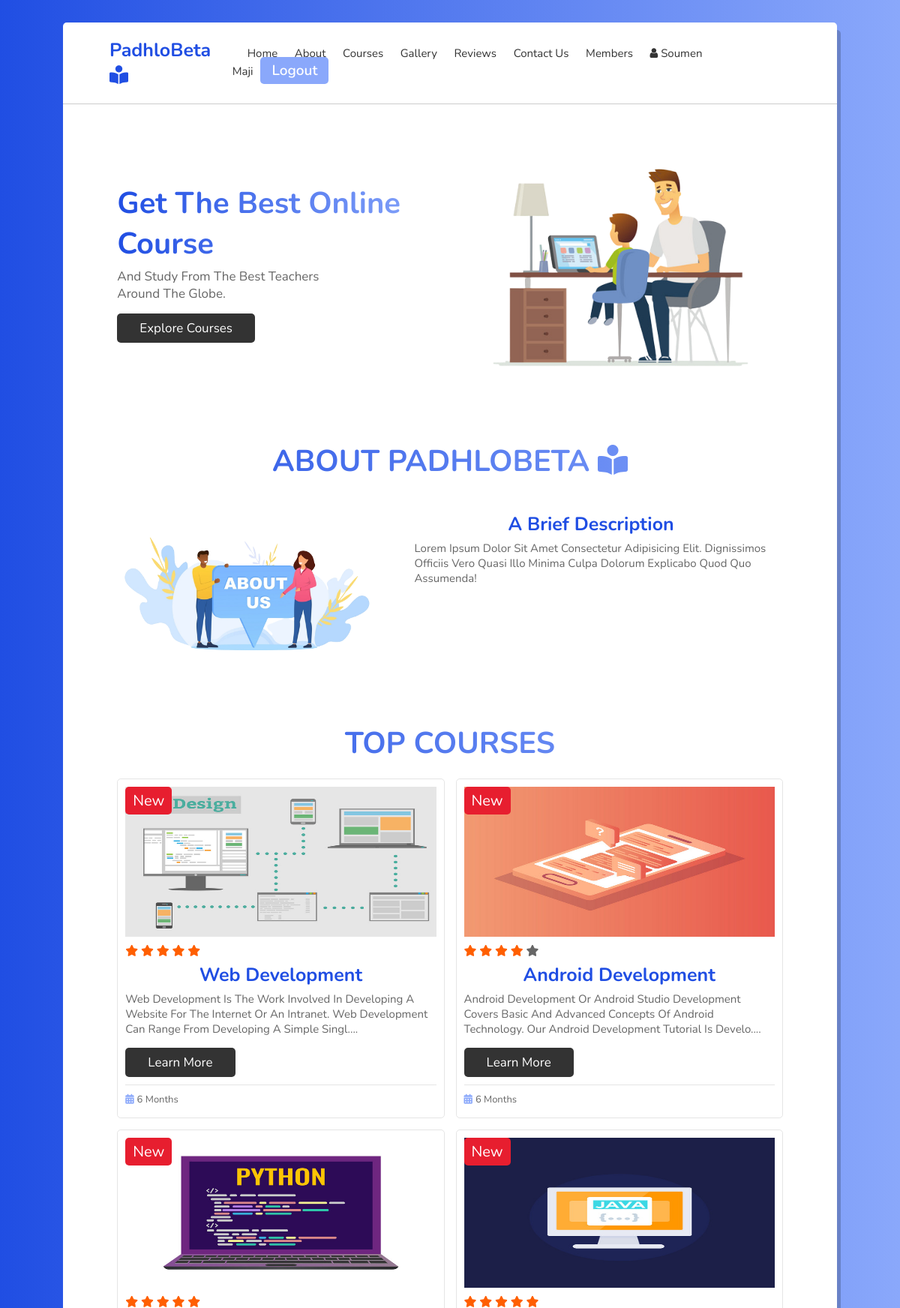
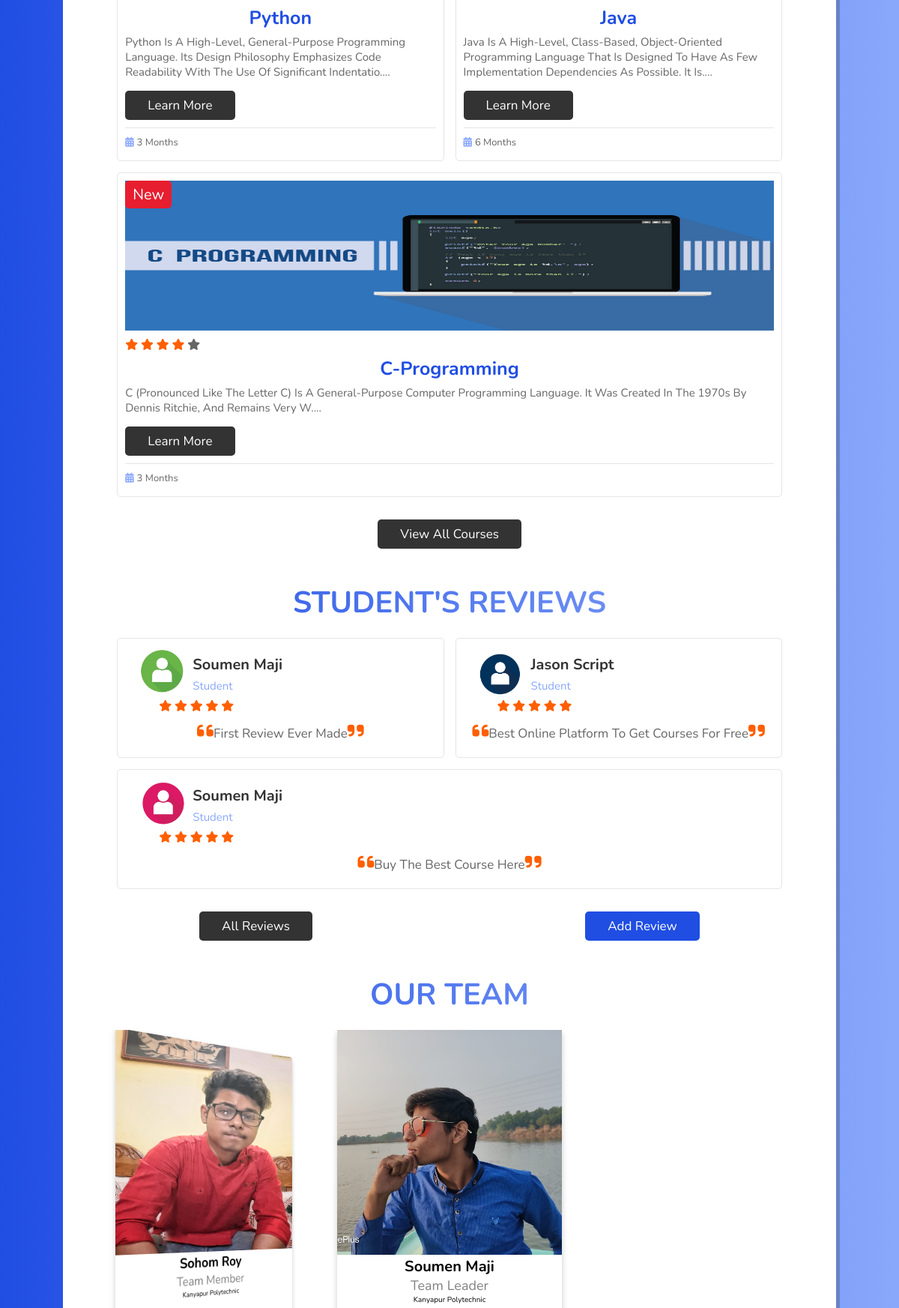
The app's page / (signed in, upper part) with its own data (2 pictures, top to bottom).
### tables this page shows
CREATE TABLE `courses` (
  `course_id` int(11) NOT NULL,
  `name` varchar(255) NOT NULL,
  `path` varchar(255) NOT NULL,
  `description` varchar(2550) NOT NULL,
  `rating` int(1) NOT NULL,
  `price` int(5) DEFAULT NULL,
  `duration` int(10) NOT NULL DEFAULT 6
);

CREATE TABLE `reviews` (
  `review_id` int(11) NOT NULL,
  `review_cont` varchar(255) NOT NULL,
  `user_id` int(11) NOT NULL,
  `rating` int(1) NOT NULL,
  `timestamp` timestamp NOT NULL DEFAULT current_timestamp()
);

CREATE TABLE `user` (
  `slno` int(11) NOT NULL,
  `name` varchar(255) NOT NULL,
  `email` varchar(255) NOT NULL,
  `password` varchar(255) NOT NULL,
  `time` timestamp NOT NULL DEFAULT current_timestamp()
);

### course.php (the view)
<h1 class="heading">Top Courses </h1>
<section class="course">
<?php
include 'dbconnect.php';
$sql="SELECT * FROM `courses`Limit 0,5";
$result=mysqli_query($conn,$sql);
while ($row = mysqli_fetch_assoc($result)) {
$course_id=$row['course_id'];
$course_name=$row['name'];
$course_desc=$row['description'];
$course_path=$row['path'];
$rating=$row['rating'];
$duraton=$row['duration'];
  echo'  <div class="box">
        <span class="amount">New</span>
        <img src="'.$course_path.''.$course_id.'.jpg" alt="">';
           include 'rating.php';
        echo '
        <h3>'.$course_name.'</h3>
        <p>'.substr($course_desc,0,150).'....</p>
        <a href="course-details.php?cid='.$course_id.'" class=btn>Learn More</a>
        <div class="icons">
            <p><i class="fa-solid fa-calendar"></i>'.$duraton.' months</p>
        </div>
    </div>';
       }
    ?>
</section>
<div class="all-courses">
    <a href="all_courses.php" class="btn">View All Courses</a>
</div>

### rating.php (shortened to what this page needs)
<?php
if($rating==1)
{
    echo '<p class="rating">
        <i class="fas fa-star rated"></i>
        <i class="fas fa-star"></i>
        <i class="fas fa-star"></i>
        <i class="fas fa-star"></i>
        <i class="fas fa-star"></i>
        </p>';
}
else if($rating==4)
{
   echo ' <p class="rating">
        <i class="fas fa-star rated"></i>
        <i class="fas fa-star rated"></i>
        <i class="fas fa-star rated"></i>
        <i class="fas fa-star rated"></i>
        <i class="fas fa-star"></i>
        </p>';
}
else
{
   echo ' <p class="rating">
        <i class="fas fa-star rated"></i>
        <i class="fas fa-star rated"></i>
        <i class="fas fa-star rated"></i>
        <i class="fas fa-star rated"></i>
        <i class="fas fa-star rated"></i>
        </p>';
}
?>

### review.php (shortened to what this page needs)
<h1 class="heading">Student's Reviews</h1>
<?php
include 'dbconnect.php';
echo '<section class="review">';
            $sql="SELECT * FROM `reviews` LIMIT 0,3";
$result=mysqli_query($conn,$sql);
while ($row = mysqli_fetch_assoc($result)) {
    $found=true;
    $review_cont=$row['review_cont'];
    $ruid=$row['user_id'];
    $rating=$row['rating'];
    $sql2="SELECT * FROM `user` WHERE slno='$ruid'";
    $result2= mysqli_query($conn,$sql2);
        $row2 = mysqli_fetch_assoc($result2);
       if($found){
        $review_user=$row2['name'];
        $path="images/profile";
$files=scandir($path);
$count=count($files);
$index=rand(2,($count-1));
$filename=$files[$index];
              echo'<div class="box">
              <div class="students">
                  <div class="students-info">
                  <img src="'.$path.'/'.$filename.'" alt="">
                <div class="info">
                    <h3>'.$review_user.'</h3>
                    <span>Student</span>
                </div>
            </div>
        </div>';
        include 'rating.php';
      echo   '<p class="text">
        <i class="fas fa-quote-left"></i>'.$review_cont.'<i class="fas fa-quote-right"></i></p>
    </div>';
       }
}
echo'</section>';
?>
<?php  if(isset($_SESSION['loggedin'])&& $_SESSION['loggedin']==true){
echo '<div class="all-courses reviews-all">
<a href="all_reviews.php" class="btn">All Reviews</a>
<a onclick='."popup('review-popup')".' class="btn bn">Add Review</a>
</div>
<div class="popup-container" id="review-popup">
<div class=" popup">
  <form action="index.php" method="POST">
     <h2><span>Reviews</span>
    <button type="reset" onclick='."popup('review-popup')".'>X</button>
    </h2>
    <textarea style="border:1px solid gray;resize: none; display:flex;" name="review-content" id="" placeholder="Enter Your review Here" cols="30" rows="5"></textarea>
    <div class="review-rating-range">
    <label for="rating">Give Your Rating</label><br />
    <input type="range" id="rating" min="1" max="5" name="rating" list="review-rating" />
    <datalist id="review-rating">
      <option value="1" label="1"></option>
      <option value="2" label="2"></option>
      <option value="3" label="3"></option>
      <option value="4" label="4"></option>
      <option value="5" label="5"></option>
    </datalist>
    </div>
    <button class="login-btn" type="submit" name="review-submit">Submit</button>
  </form>
</div>
</div>'; }
else{
    echo '<div class="all-courses reviews-all">
   <a href="all_reviews.php" class="btn">All Reviews</a>
    <a onclick='."popup('login-popup')".' class="btn bn">Login To Review</a>
</div>';
}
?>

### style.css (style rules this page uses)
:root { --blue: #204ee3; --light-blue: #8aa8fb; --gradient: linear-gradient(90deg, var(--blue), var(--light-blue)); }
* { font-family: "Nunito", sans-serif; margin: 0; padding: 0; box-sizing: border-box; outline: none; border: none; text-decoration: none; text-transform: capitalize; transition: all 0.2s ease-out; }
html { font-size: 62.5%; scroll-behavior: smooth; overflow-x: hidden; }
body { background: var(--gradient); padding: 3rem 7%; padding-bottom: 9rem; }
.rating { font-size: 1.5rem; padding-left: 4.5rem; }
.rated { color: #ff5f01; }
.reviews-all { display: flex; justify-content: space-around!important; }
.bn { background-color: var(--blue) !important; }
section { padding: 2rem 7%; }
.btn { display: inline-block; margin-top: 1rem; padding: 0.8rem 3rem; border-radius: 0.5rem; background: #333; color: #fff; cursor: pointer; font-size: 1.7rem; }
.heading { color: transparent; background: var(--gradient); background-clip: text; -webkit-background-clip: text; padding: 0 1rem; padding-top: 2.5rem; text-align: center; font-size: 4rem; text-transform: uppercase; }
.course { display: flex; flex-wrap: wrap; gap: 1.5rem; }
.course .box { flex: 1 1 30rem; border-radius: 0.5rem; border: 0.1rem solid rgba(0, 0, 0, 0.1); padding: 1rem; position: relative; }
.course .box img { height: 20rem; width: 100%; }
.course .box .amount { position: absolute; top: 1rem; left: 1rem; font-size: 2rem; padding: 0.5rem 1rem; background: #e71e2f; color: #fff; border-radius: 0.5rem; }
.course .box h3 { color: var(--blue); font-size: 2.5rem; text-align: center; }
.course .box p { color: #666; font-size: 1.5rem; padding: 0.5rem 0; }
.course .icons { display: flex; align-items: center; justify-content: space-between; border-top: 0.1rem solid rgba(0, 0, 0, 0.1); margin-top: 1rem; padding-top: 0.5rem; }
.course .icons p { color: #666; font-size: 1.3rem; }
.course .icons p i { padding-right: 0.4rem; color: var(--light-blue); }
.all-courses { text-align: center; margin-bottom: 2rem; }
.review { display: flex; flex-wrap: wrap; gap: 1.5rem; }
.review .box { border-radius: 0.5rem; border: 0.1rem solid rgba(0, 0, 0, 0.1); padding: 1rem; flex: 1 1 30rem; }
.review .box .students { display: flex; align-items: center; justify-content: space-between; }
.review .box .students .students-info { display: flex; align-items: center; }
.review .box .students .students-info img { border-radius: 50%; object-fit: cover; height: 7rem; width: 7rem; margin-left: 1.5rem; }
.review .box .students .students-info h3 { font-size: 2rem; color: #333; padding: 0.5rem; }
.review .box .students .students-info span { font-size: 1.5rem; color: var(--light-blue); padding: 0.5rem; }
.review .box .text { padding: 1rem 0; font-size: 1.7rem; color: #666; text-align: center; }
.review .box .text i { color: #ff5f01; font-size: 2.5rem; }

### records on screen
courses: path (picture), name "Web Development", description "Web Development Is The Work Involved In Developing A Website For The Internet Or An Intranet. Web Development Can Range From Developing A Simple Singl", duration "6"
courses: path (picture), rating 4 (drawn), name "Android Development", description "Android Development Or Android Studio Development Covers Basic And Advanced Concepts Of Android Technology. Our Android Development Tutorial Is Develo", duration "6"
courses: path (picture), name "Python", description "Python Is A High-Level, General-Purpose Programming Language. Its Design Philosophy Emphasizes Code Readability With The Use Of Significant Indentatio", duration "3"
courses: path (picture), name "Java", description "Java Is A High-Level, Class-Based, Object-Oriented Programming Language That Is Designed To Have As Few Implementation Dependencies As Possible. It Is", duration "6"
courses: path (picture), rating 4 (drawn), name "C-Programming", description "C (Pronounced Like The Letter C) Is A General-Purpose Computer Programming Language. It Was Created In The 1970s By Dennis Ritchie, And Remains Very W", duration "3"
reviews: shows a picture, user.name "Soumen Maji", review_cont "First Review Ever Made"
reviews: shows a picture, user.name "Jason Script", review_cont "Best Online Platform To Get Courses For Free"
reviews: shows a picture, user.name "Soumen Maji", review_cont "Buy The Best Course Here"

### other values on screen
$_SESSION['session_user'] "Soumen Maji"
